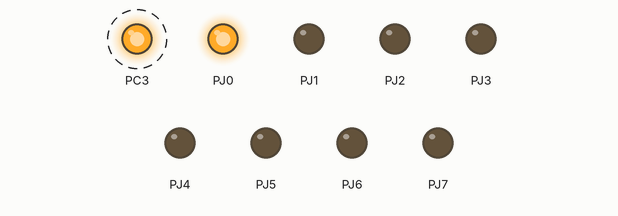
Recording of a program running on a simulated ATmega2560, built with avr-gcc and emulated at 16 MHz. Parts: output pins drawn as LEDs (lit = HIGH). Dashed ring = blinking.

Above: at 0.2 s.
Timing chart, 0 to 3.0 s (numbered marks = the images above):
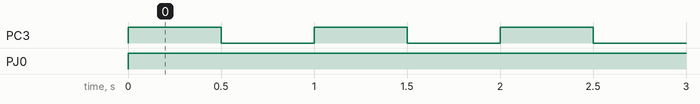

Measured:
- by itself, PC3: alternates HIGH for 0.50 s and LOW for 0.50 s
- by itself, PJ0: LOW → HIGH at 0.00 s

The program:

main.c
```c
#include <avr/io.h>
#include <util/delay.h>

#define F_CPU 16000000

void buzzerBeep();
int noOfOne(int);
int main(void)
{
	DDRJ=0xFF;						//Define all led's as output
	PORTJ=0x00;						//Define all led's as low in the beginning
	DDRC=0x08;						//Define 3rd pin of port C as output
	PORTC=0x00;						//Define all pins as low in the beginning of port C
	int ledGraph=0x01;

    while (1)
    {
		PORTJ |= ledGraph;
		int one=noOfOne(PORTJ);
		for(int i=0;i<one;i++){
			buzzerBeep();
		}
    }
}

void buzzerBeep(){
	PORTC |= (0x08);
	_delay_ms(500);
	PORTC &= (0x00);
	_delay_ms(500);
}
int noOfOne(int portj){
	int one=0;
	for(int i=0;i<8;i++){
		if(portj & (0x01)==0x01){		//1 is at LSB
			one++;
		}
	}
	return one;
}
```
